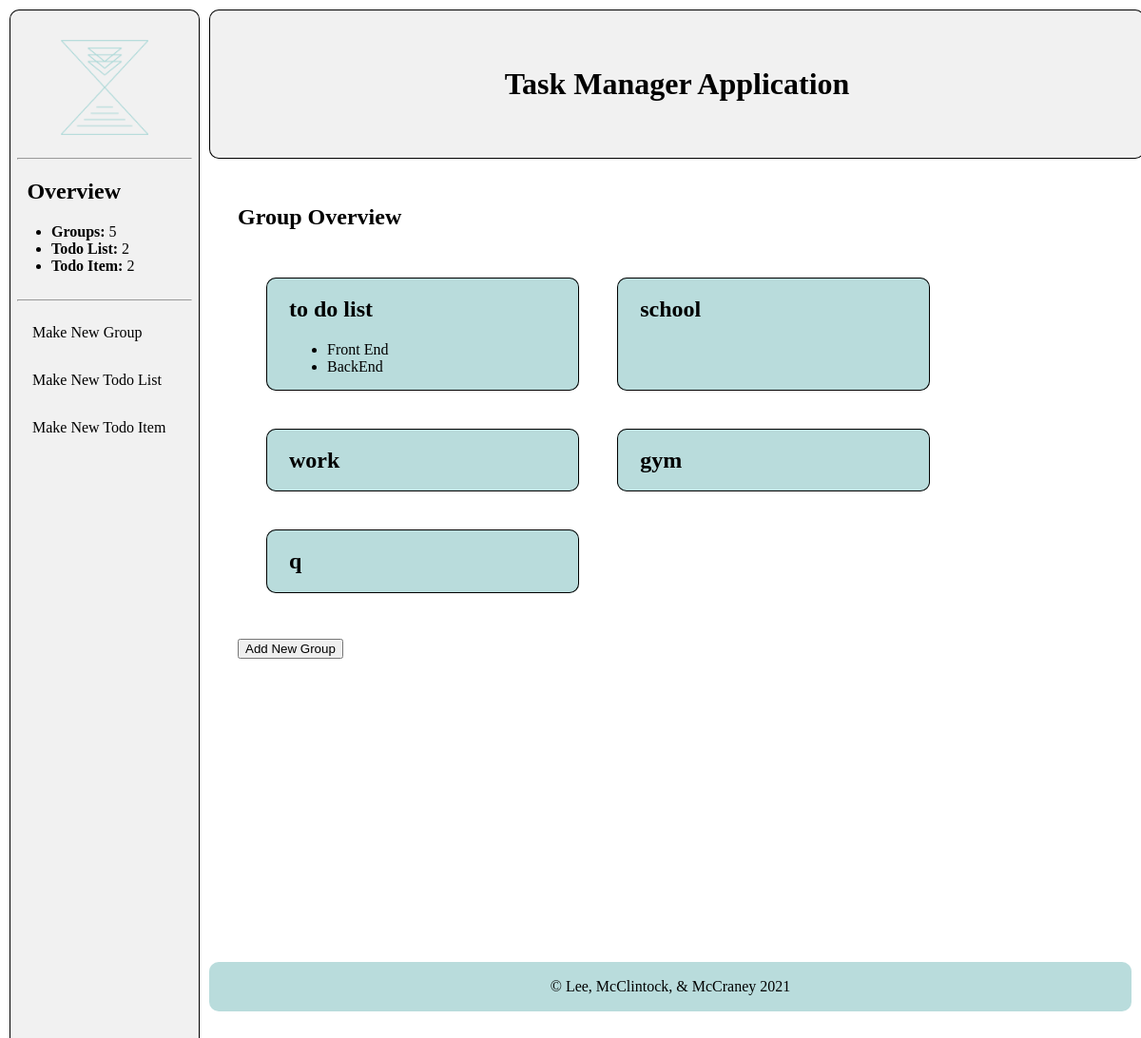
The app's page /, older data.
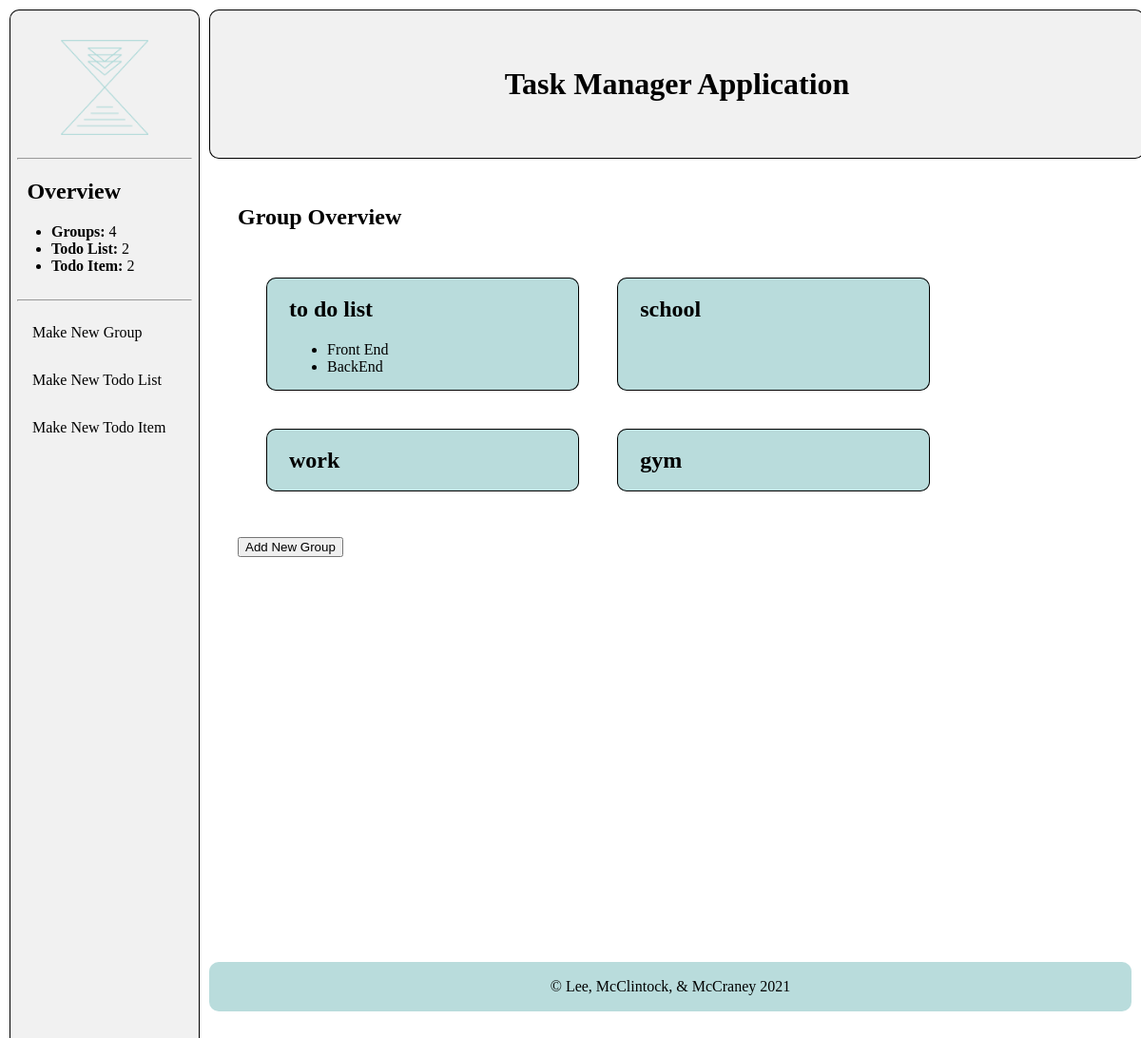
The same page, newer data.
### calendarApp/models.py (models this page shows, shortened)
class Group(models.Model):
    name = models.CharField(max_length=200)
    def __str__(self):
        return self.name

class TodoList(models.Model):
    group = models.ForeignKey(Group, on_delete=models.CASCADE)
    name = models.CharField(max_length=200)
    def getGroup(self):
        return str(self.group)

### calendarApp/views.py (the view)
# urls.py: path('', views.index, name='index'),
def index(request):
    groups = Group.objects.all()
    todoLists = TodoList.objects.all()
    todoItems = TodoItem.objects.all()
    context = {
        "groups": groups,
        "todoLists": todoLists,
        "todoItems": todoItems,
    }
    return render(request, "index.html", context=context)

### calendarSite/context_processors.py (called while the page is built)
def count(request):
    return {
        'num_Group': Group.objects.all().count(),
        'num_TodoList': TodoList.objects.all().count(),
        'num_TodoItem': TodoItem.objects.all().count(),
    }

### calendarApp/templates/index.html
{% extends "base_generic.html" %}
{% block content %}
<div class="content">
  <div class="main">
    <h2>Group Overview</h2>
    {% if groups %}
      <div class="indexOverview">
        {% for group in groups %}
          <div class="groups">
            <h2><a href="/{{group.name}}">{{group.name}}</a></h2>
            <ul class="todoList">
            {% for todoList in todoLists %}
              {% if todoList.getGroup == group.name %}
                <li><a href="/{{todoList.group}}/{{todoList.name}}">{{todoList.name}}</a></li>
              {% endif %}
            {% endfor %}
            </ul>
          </div>
        {% endfor %}
      </div>
      <br>
      <button onclick="location.href='/makeNewGroup'">Add New Group</button>
    {% endif %}
  </div>
</div>
{% endblock %}

### calendarApp/templates/base_generic.html (shortened to what this page needs)
{% load static %}
<link rel="stylesheet" type="text/css" href="{% static 'calendarApp/style.css' %}">
<!DOCTYPE html>
<html lang="en">
<head>
</head>
<body>
    {% block navigation %}
        <div class='topbar'>
            <h1>Task Manager Application</h1>
        </div>
        <div class='sidebar'>
            <ul>
                <li>
                    <div class="logoPadding">
                    <a href="/"><img src="{% static 'calendarApp/calendarAppLogo1.png' %}" alt="Logo for Calendar Application" style="height: 100px;"></a>
                    </div>
                </li>
                <hr>
                <li>
                    <h2 id="sidebarOverviewHeading">Overview</h2>
                        <ul id="sidebarOverviewItems">
                        <li><strong>Groups:</strong> {{ num_Group }}</li>
                        <li><strong>Todo List:</strong> {{ num_TodoList }}</li>
                        <li><strong>Todo Item:</strong> {{ num_TodoItem }}</li>
                        </ul>
                </li>
                <br>
                <hr>
                <li><a href="/makeNewGroup">Make New Group</a></li>
                <li><a href="/makeNewTodoList">Make New Todo List</a></li>
                <li><a href="/makeNewTodoItem">Make New Todo Item</a></li>
            </ul>
        </div>
    {% endblock %}
    {% block content %}{% endblock %}
<footer>
    <p>&copy Lee, McClintock, & McCraney 2021</p>
</footer>
</body>
</html>

### calendarApp/static/calendarApp/style.css (style rules this page uses)
body { margin: 10px; }
h1 { font-weight: bold; color: black; }
h2 { color: black; }
a { color: black; }
a:link { text-decoration: none; }
.logoPadding { padding: center; text-align: center; }
.sidebar ul { list-style: none; padding-inline-start: .5rem; padding-inline-end: .5rem; }
.topbar { margin-left: 210px; width: 82%; background-color: #f1f1f1; position: fixed; height: 157px; overflow: auto; border-radius:10px; display: flex; justify-content: center; align-items: center; box-shadow: 0px 0px 0px 1px black inset; z-index: 999; }
.sidebar { margin: 0; padding: 0; width: 200px; background-color: #f1f1f1; position: fixed; height: 97%; overflow: auto; border-radius:10px; box-shadow: 0px 0px 0px 1px black inset; }
.sidebar a { display: block; color: black; padding: 16px; text-decoration: none; }
.sidebar #sidebarOverviewItems { list-style-type: disc; padding-left: 36px; text-align: auto; }
.sidebar #sidebarOverviewHeading { padding-inline-start: .65rem; padding-bottom: 0px; }
div.main { width: 80%; max-width: 1920px; height: 100%; position: relative; padding-left: 1.5rem; padding-top: 11.5rem; }
div.content { margin-left: 200px; padding: 1px 16px; height: 1000px; }
.indexOverview, .groupOverview { padding: 30px; display: grid; grid-template-columns: repeat(auto-fit, minmax(15rem, 1fr)); grid-gap: 2.5rem; border-radius:10px; }
.groups, .todoLists { background-color: #B9DCDC; padding-left: 1.5rem; border-radius:10px; box-shadow: 0px 0px 0px 1px black inset; }
footer { text-align: center; margin-left: 210px; padding: 1px 16px; background-color: #B9DCDC; color: black; border-radius:10px; }

Row changes from the older to the newer data that the page shows:
removed Group: name "q"
Text that changed along with them:
{{ num_Group }}: "5" → "4"
